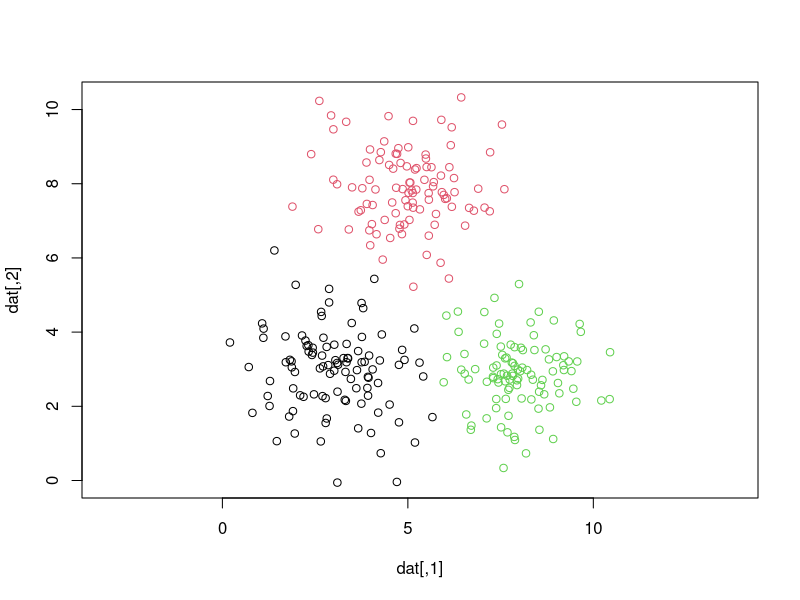
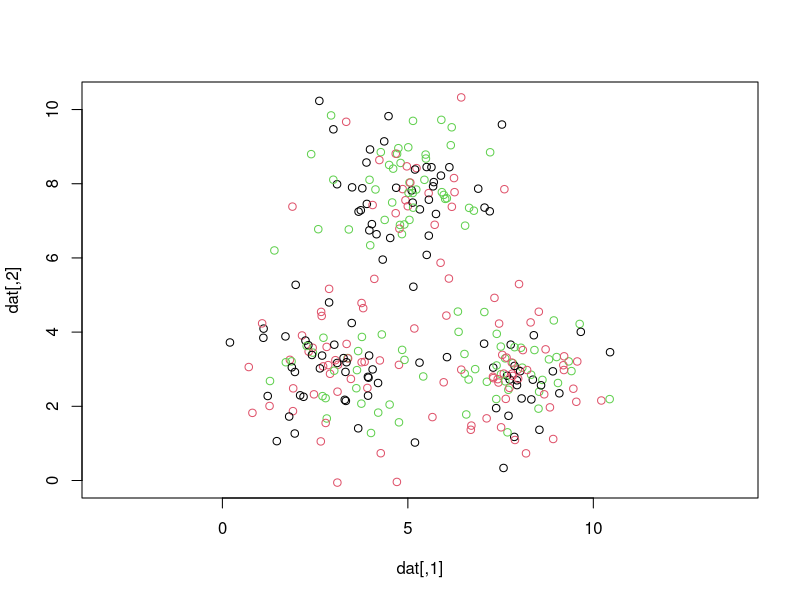
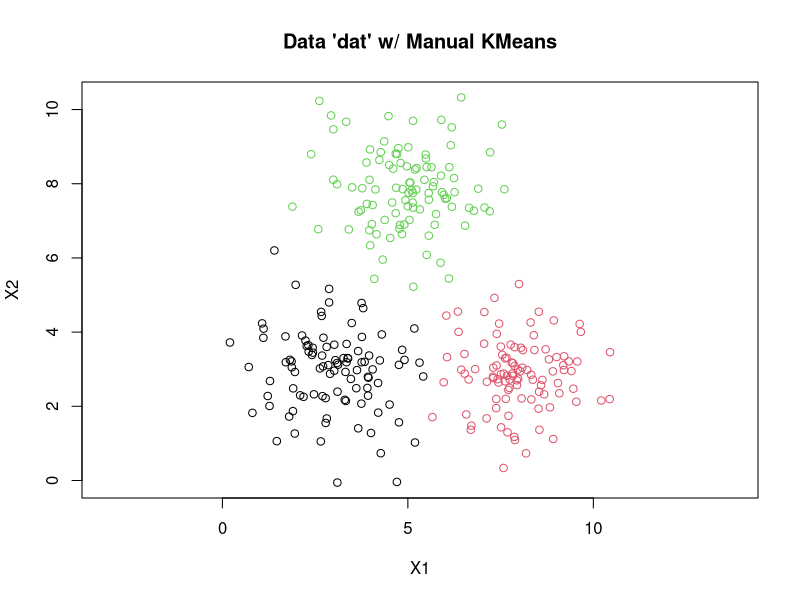
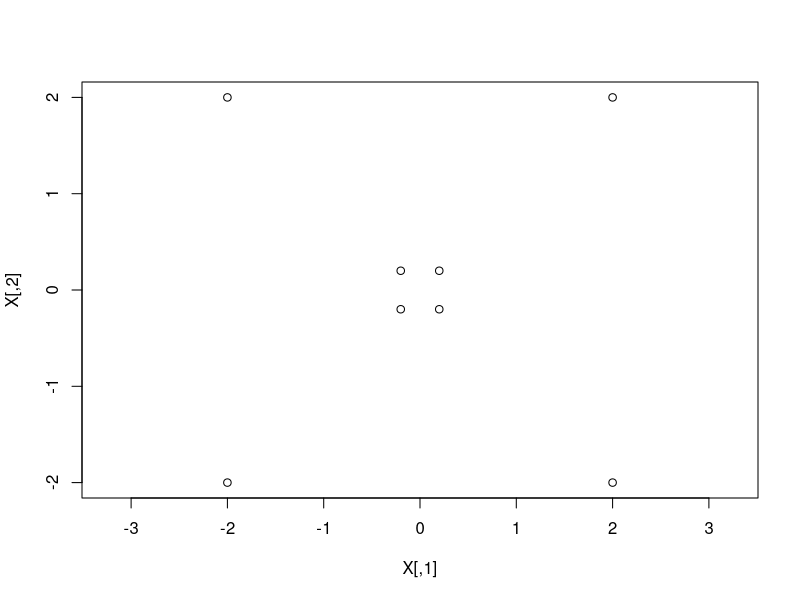
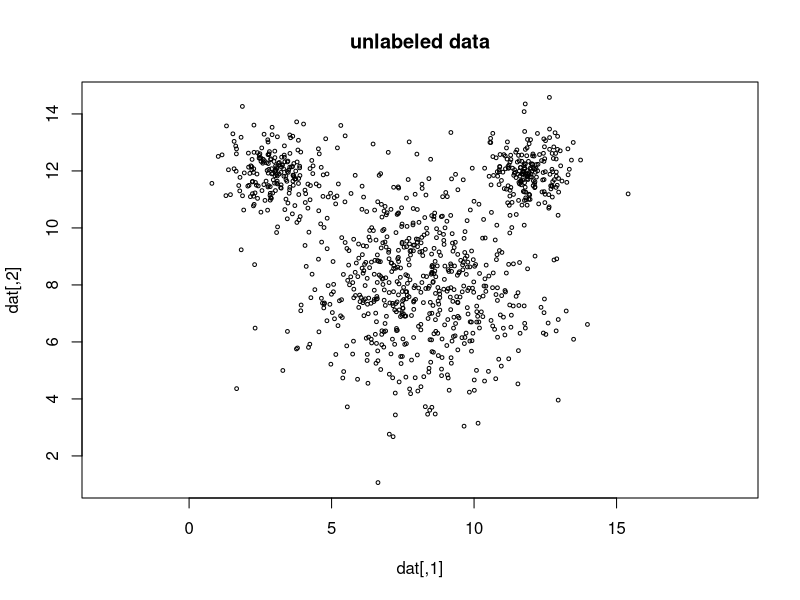
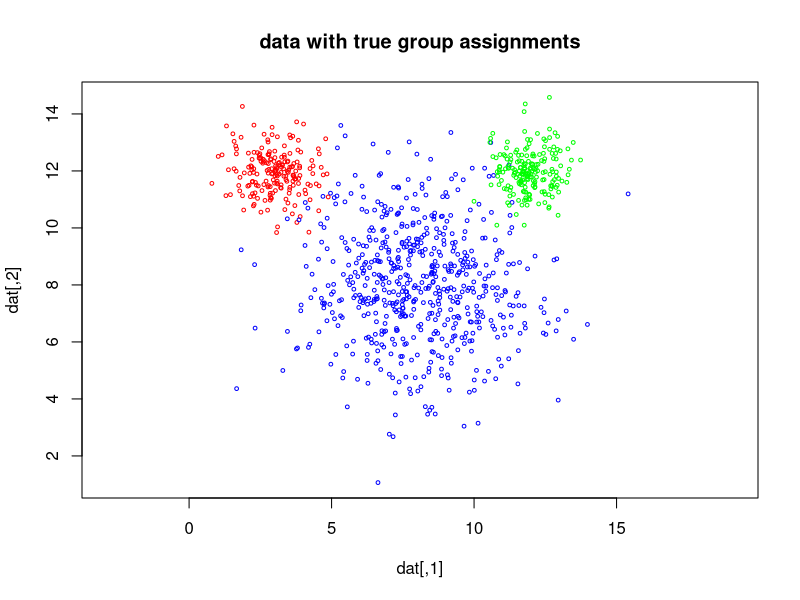
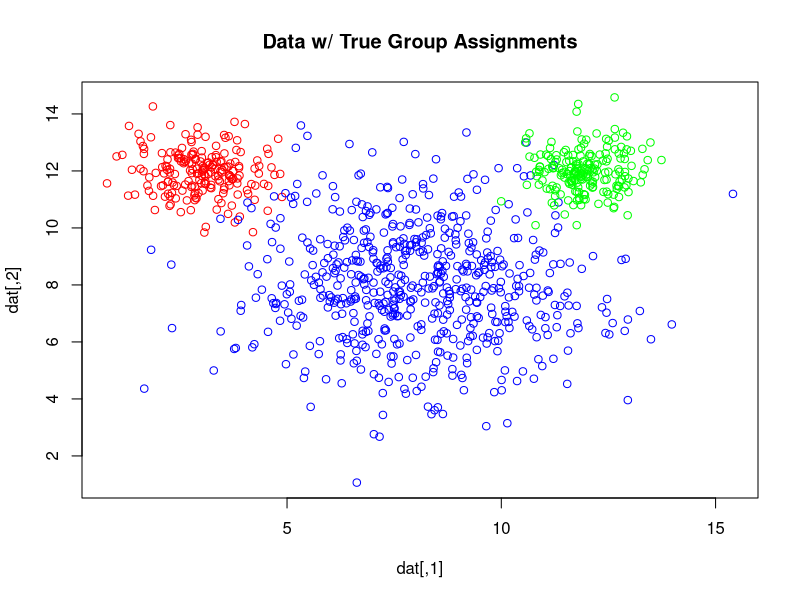
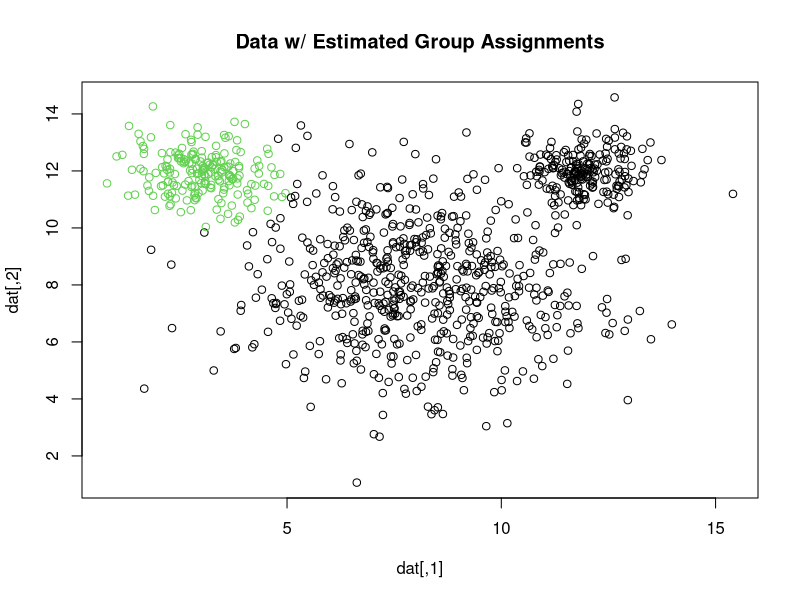

Generate these figures, in order, with R:
## ---- chunk 1
# Don't change this code. It will be used to generate the data.
set.seed(2020)
RNGkind(sample.kind = "Rejection")
library(mvtnorm)
cv <- matrix(c(1, 0, 0, 1), ncol = 2)
j <- rmvnorm(100, mean = c(3, 3), sigma = cv)
k <- rmvnorm(100, mean = c(5, 8), sigma = cv)
l <- rmvnorm(100, mean = c(8, 3), sigma = cv)
dat <- rbind(j, k, l)
true_groups <- as.factor(c(rep("j", 100), rep("k", 100), rep("l", 100)))
plot(dat, col=true_groups, asp = 1)
## ---- chunk 2
# do not modify this code
set.seed(2020)
assignments <- factor(sample(c(1, 2, 3), 300, replace = TRUE)) # initial groupings that you will need to update
plot(dat, col = assignments, asp = 1)  # initial plot
## ---- chunk 3
# Using piping for conversion
library(tidyverse)

# dat has 600 observations [300x2], so set it up with names (X1,X2) and as dataframe
colnames(dat) <- c("X1","X2")
dat <- data.frame(dat, assignments)

# Distance Formula
distances <- function(point, means){
  dist_to_centroid_A <- (point[,1]-means[1,1])^2 + (point[,2]-means[1,2])^2
  dist_to_centroid_B <- (point[,1]-means[2,1])^2 + (point[,2]-means[2,2])^2
  dist_to_centroid_C <- (point[,1]-means[3,1])^2 + (point[,2]-means[3,2])^2
  return(matrix(c(A = dist_to_centroid_A, B = dist_to_centroid_B, 
           C = dist_to_centroid_C), nrow(point), 3))
}

# Compute the while() loop
converged = FALSE
while(!converged){
  centroids <- dat %>% 
    group_by(assignments) %>% 
    summarise(x1=mean(X1), x2=mean(X2))
  centroids <- as.data.frame(centroids)[,-1]
  new_assignments <- factor(apply(distances(dat, centroids), 1, which.min))
  if(sum(abs(as.integer(dat[,3]) - as.integer(new_assignments))) == 0) {
    converged <- TRUE
  } 
  else {
    dat[,3] <- new_assignments
  }
}

# Plot
plot(dat[,-3], col=dat[,3], asp=1, main="Data 'dat' w/ Manual KMeans")
## ---- chunk 4
X <- matrix(c(
  0.2,  0.2,
  0.2, -0.2,
 -0.2,  0.2,
 -0.2, -0.2,
    2,  2, 
    2, -2,
   -2, -2,
   -2,  2),
  byrow = TRUE,
  ncol = 2)
plot(X, asp = 1)
## ---- chunk 5
phi <- function(x){
  c(x[1]^2, x[2]^2, sqrt(2)*x[1]*x[2]) # change this
}

transformed <- t(apply(X, 1, FUN = phi))
colnames(transformed) <- c("X1^2", "X2^2", "(2*X1*X2)^0.5")
transformed
## ---- chunk 6
assignments <- factor(c(2, rep(1,7)), levels=c(1, 2))
colnames(transformed) <- c("X1", "X2", "X3")
df <- data.frame(transformed, assignments)
centroids <- df %>% 
  group_by(assignments) %>% 
  summarise(x1=mean(X1), x2=mean(X2), x3=mean(X3))
centroids <- as.data.frame(centroids)[,-1]
centroids
## ---- chunk 7
distances <- function(point, means){
  dist_to_centroid_A <- (point[,1]-means[1,1])^2 + (point[,2]-means[1,2])^2 + 
    (point[,3]-means[1,3])^2
  dist_to_centroid_B <- (point[,1]-means[2,1])^2 + (point[,2]-means[2,2])^2 +
    (point[,3]-means[2,3])^2
  return(matrix(c(A = dist_to_centroid_A, B = dist_to_centroid_B), 
                nrow(point), 2))
}

dist_overall <- distances(df, centroids)
colnames(dist_overall) <- c("X1", "X2")

dist_overall
## ---- chunk 8
# Set up the phi_assignments and the z1 & z2
assignments_phi <- apply(dist_overall, 1, which.min)
z1 <- ifelse(assignments_phi == 1, 1, 0)
z2 <- ifelse(assignments_phi == 2, 1, 0)
z_overall <- cbind(z1, z2)

z_overall
## ---- chunk 9
# Initialize the for()loop
N = nrow(X)
K = matrix(0, nrow=N, ncol=N)

# Start the for() loop
for(m in 1:N) {
  for(r in 1:N) {
    K[m,r] = (t(X[m,]) %*% X[r,])^2
  }
}

K
## ---- chunk 10
# Set up the z1 and z2
z1 <- as.integer(assignments == 1)
z2 <- as.integer(assignments == 2)

# Initialize the for() loop
dist1 <- rep(0, N)
dist2 <- rep(0, N)

# Start for() loop
for(n in 1:N) {
  dist1[n] = K[n,n] - 2 / sum(z1) * sum(z1*K[n,]) + 1/(sum(z1)^2) * 
    sum((z1 %*% t(z1))*K)
  dist2[n] = K[n,n] - 2 / sum(z2) * sum(z2*K[n,]) + 1/(sum(z2)^2) * 
    sum((z2 %*% t(z2))*K)
}

kernel_distance <- cbind(dist1, dist2)
kernel_distance
## ---- chunk 11
# Set up the kernel_assignments and the z1 & z2
kernel_assignments <- apply(kernel_distance, 1, which.min)
z1 <- as.integer(kernel_assignments == 1)
z2 <- as.integer(kernel_assignments == 2)
z_overall <- cbind(z1, z2)

z_overall
## ---- chunk 12
# Don't change this code. It will be used to generate the data.
set.seed(2020)
library(mvtnorm)
cv <- matrix(c(1,0,0,1), ncol=2)
j <- rmvnorm(200, mean = c(3,12), sigma = .5*cv)
k <- rmvnorm(600, mean = c(8,8), sigma = 4*cv)
l <- rmvnorm(200, mean = c(12,12), sigma = .5*cv)
dat <- rbind(j,k,l)
em_true_groups <- as.factor(c(rep("j",200),rep("k",600),rep("l",200) ))
plot(dat, main = "unlabeled data", asp = 1, cex = 0.5)
col = c("red", "blue", "green")
plot(dat, col = col[em_true_groups], main = "data with true group assignments", asp = 1, cex = 0.5)
## ---- chunk 13
# use these initial arbitrary values
N <- dim(dat)[1]  # number of data points
alpha <- c(0.2,0.3,0.5)  # arbitrary starting mixing parameters
mu <- matrix(  # arbitrary means
    c(5,8,
      7,8,
      9,8),
    nrow = 3, byrow=TRUE
)
sig1 <- matrix(c(1,0,0,1), nrow=2)  # three arbitrary covariance matrices
sig2 <- matrix(c(1,0,0,1), nrow=2)
sig3 <- matrix(c(1,0,0,1), nrow=2)

# Compute the while() loop
converged <- FALSE
while (!converged) {
  # E-Step:
  like_A <- dmvnorm(dat, mean=mu[1,], sigma=sig1)
  like_B <- dmvnorm(dat, mean=mu[2,], sigma=sig2)
  like_C <- dmvnorm(dat, mean=mu[3,], sigma=sig3)
  likelihood <- cbind(like_A, like_B, like_C)
  # utilize sweep() function taught by TA during discussion
  numerator <- sweep(likelihood, 2, alpha, `*`)
  marginal <- rowSums(numerator)
  w <- numerator/marginal
  
  # M-Step:
  Nk <- colSums(w)
  alpha_new <- Nk/N
  mu_new <- (1/Nk) * t(w) %*% dat
  mean_diff_A <- sweep(dat, 2, mu_new[1,])
  mean_diff_B <- sweep(dat, 2, mu_new[2,])
  mean_diff_C <- sweep(dat, 2, mu_new[3,])
  sig1_new <- (1/Nk[1]) * (t(mean_diff_A) %*% (w[,1] * mean_diff_A))
  sig2_new <- (1/Nk[1]) * (t(mean_diff_B) %*% (w[,2] * mean_diff_B))
  sig3_new <- (1/Nk[1]) * (t(mean_diff_C) %*% (w[,3] * mean_diff_C))
  
  # Convergence Criteria
  if(sum(abs(mu_new - mu)) < 1e-13) {
    converged = TRUE
    print(Nk)
    print(mu_new)
    print(sig1_new)
    print(sig2_new)
    print(sig3_new)
  } 
  else {
    alpha <- alpha_new
    mu <- mu_new
    sig1 <- sig1_new
    sig2 <- sig2_new
    sig3 <- sig3_new
    }
}

# Plot
plot(dat, col=col[em_true_groups], main="Data w/ True Group Assignments")
assignments <- apply(w, 1, which.min)
plot(dat, col=assignments, main="Data w/ Estimated Group Assignments")
plot(dat, col=col[kmeans(dat, 3)$cluster], main="Data w/ KMeans Assignments")
